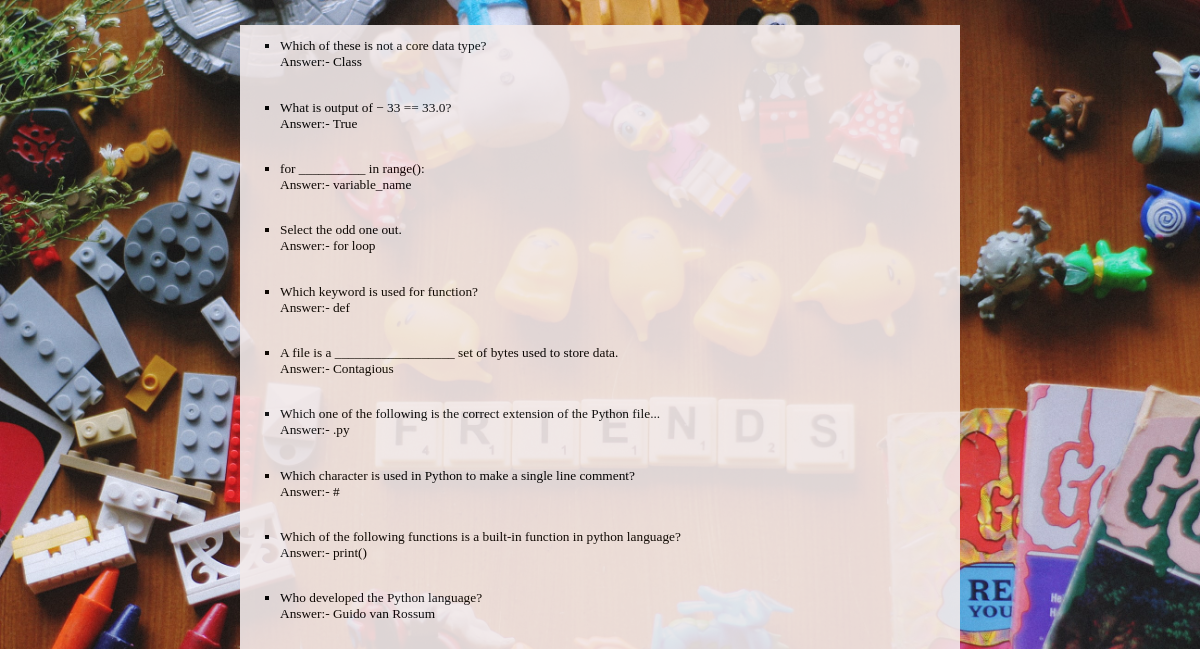
The app's page /answers/ with its own data.
### quiz/models.py (models this page shows)
class Question(models.Model):
    question = models.CharField(max_length=500)
    option1 = models.CharField(max_length=100)
    option2 = models.CharField(max_length=100)
    option3 = models.CharField(max_length=100)
    option4 = models.CharField(max_length=100)
    answer = models.CharField(max_length=100)

### quiz/views.py (the view)
# urls.py: path('answers/', views.answers),
def answers(request):
    obj = Question.objects.all()
    return render(request, 'answers.html', {'obj':obj})

### quiz/templates/answers.html (shortened to what this page needs)
<!DOCTYPE html>
<html lang="en">
<head>
    {% load static %}
</head>
<body>
        <div>
            {% for a in obj %}
                <ul style="list-style-type:square" >
                    <li>{{a.question}} <br>Answer:- {{a.answer}}</li> <br>
                </ul>
            {% endfor %}
        </div>
</body>
</html>

### records on screen
Question: question "Which of these is not a core data type?", answer "Class"
Question: question "What is output of − 33 == 33.0?", answer "True"
Question: question "for __________ in range():", answer "variable_name"
Question: question "Select the odd one out.", answer "for loop"
Question: question "Which keyword is used for function?", answer "def"
Question: question "A file is a __________________ set of bytes used to store data.", answer "Contagious"
Question: question "Which one of the following is the correct extension of the Python file...", answer ".py"
Question: question "Which character is used in Python to make a single line comment?", answer "#"
Question: question "Which of the following functions is a built-in function in python language?", answer "print()"
Question: question "Who developed the Python language?", answer "Guido van Rossum"
